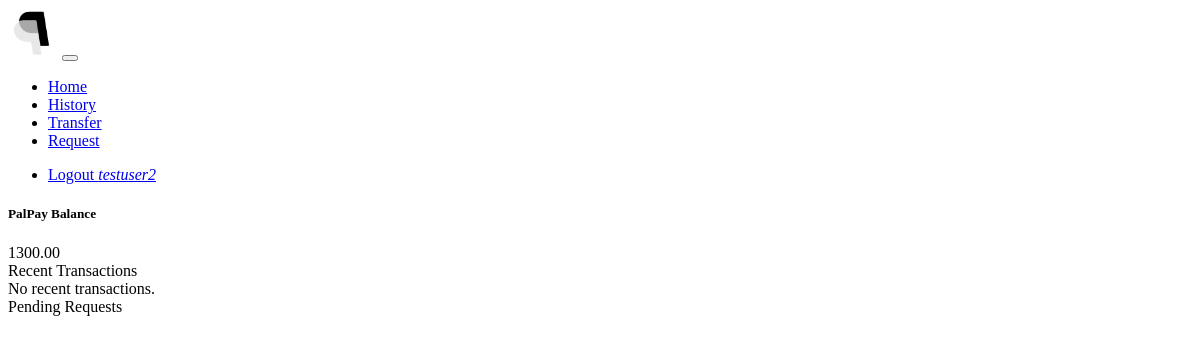
The app's page / (signed in), older data.
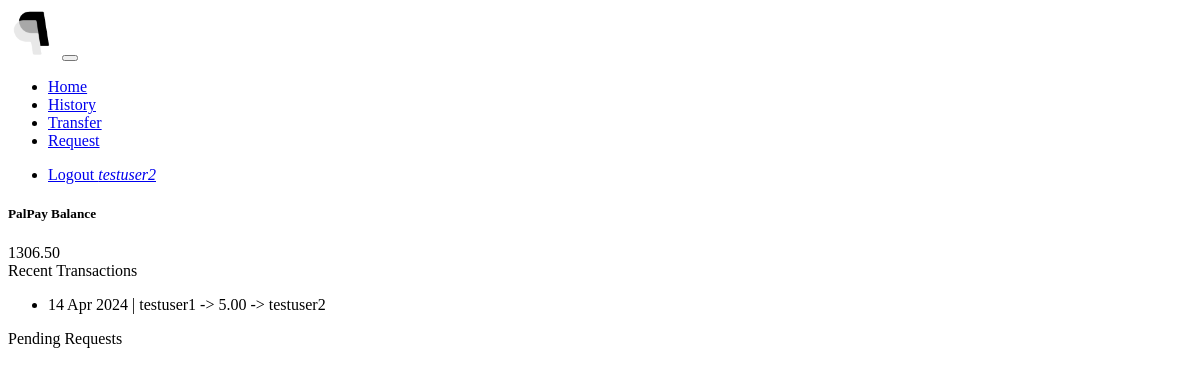
The same page, newer data.
### payapp/models.py (models this page shows, shortened)
class Person(models.Model):
    user = models.OneToOneField(settings.AUTH_USER_MODEL, on_delete=models.CASCADE)
    active = models.BooleanField(default=True)  # disable users rather than deleting them to preserve history
    balance = PayAppMoneyField()
    class Meta:
        ordering = ("user", "active")

class Transaction(models.Model):
    from_person = models.ForeignKey(Person, on_delete=models.RESTRICT, related_name='transactions_from')
    to_person = models.ForeignKey(Person, on_delete=models.RESTRICT, related_name='transactions_to')
    amount = PayAppMoneyField()
    submission_datetime = models.DateTimeField(default=datetime.now, blank=True)
    class Meta:
        ordering = ("submission_datetime", "from_person", "amount")

### payapp/views.py (the view)
# urls.py: path('', home, name='home'),
@login_required(login_url='/login/')
def home(request):
    requests = Request.objects.filter(
        (Q(to_person__user_id__exact=request.user.id) | Q(from_person__user_id__exact=request.user.id)) and
        Q(status=Request.StatusChoices.PENDING)
    )
    forms = [RequestResponseForm(instance=rq) for rq in requests]
    print(requests)
    print(forms)
    context = {
        'person': Person.objects.filter(user__exact=request.user.id)[0],
        'recent_transactions': Transaction.objects.filter(
            Q(from_person__user_id__exact=request.user.id) |
            Q(to_person__user_id__exact=request.user.id)
        ).order_by('-id')[:10:-1],
        'requests_and_forms': zip(requests, forms),
    }
    return render(request, 'payapp/home.html', context=context)

### templates/payapp/home.html (shortened to what this page needs)
{% extends 'webapps2024/base.html' %}
{% load crispy_forms_filters %}
{% block content %}
    <div class="container">
        <div class="row">
            <div class="col-sm-7">
                <div class="card bg-secondary" style="width:25rem">
                    <div class="card-body">
                        <h5 class="card-title">PalPay Balance</h5>
                        <div class="h3">{{ person.balance }}</div>
                    </div>
                </div>
                <div class="card bg-secondary" style="width:25rem">
                    <div class="card-header">Recent Transactions</div>
                    {% if recent_transactions %}
                        <ul class="list-group list-group-flush text-light">
                            {% for rt in recent_transactions %}
                                <li class="list-group-item bg-secondary">
                                    <span>{{ rt.submission_datetime|date }} | {{ rt.from_person.user.username }} -> {{ rt.amount }} -> {{ rt.to_person.user.username }}</span>
                                </li>
                            {% endfor %}
                        </ul>
                    {% else %}
                        <div class="text-center">No recent transactions.</div>
                    {% endif %}
                </div>
            </div>
            <div class="col">
                <div class="card bg-secondary" style="width:25rem">
                    <div class="card-header">Pending Requests</div>
                </div>
            </div>
        </div>
    </div>
{% endblock %}

Row changes from the older to the newer data that the page shows:
changed Person: balance "1300.00" → "1306.50"
added Transaction: submission_datetime "14 Apr 2024", from_person.user.username "testuser1", amount "5.00", to_person.user.username "testuser2"
Text that changed along with them:
text no longer shown: "No recent transactions."
